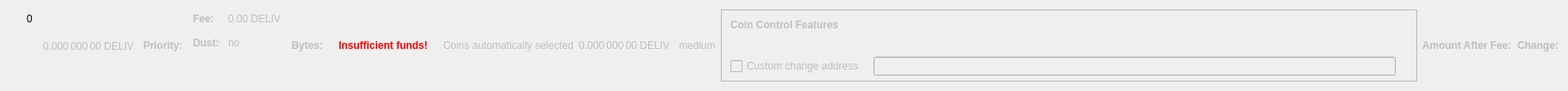
    <widget class="QWidget" name="dummyHideWidget" native="true">
     <property name="maximumSize">
      <size>
       <width>100</width>
       <height>22</height>
      </size>
     </property>
     <layout class="QHBoxLayout" name="dummyHideLayout">
      <item>
       <layout class="QFormLayout" name="formLayoutCoinControl1">
        <property name="horizontalSpacing">
         <number>10</number>
        </property>
        <property name="verticalSpacing">
         <number>14</number>
        </property>
        <property name="leftMargin">
         <number>10</number>
        </property>
        <property name="topMargin">
         <number>4</number>
        </property>
        <property name="rightMargin">
         <number>6</number>
        </property>
        <item row="0" column="1">
         <widget class="QLabel" name="labelCoinControlBytes">
          <property name="cursor">
           <cursorShape>IBeamCursor</cursorShape>
          </property>
          <property name="contextMenuPolicy">
           <enum>Qt::ActionsContextMenu</enum>
          </property>
          <property name="text">
           <string notr="true">0</string>
          </property>
          <property name="textInteractionFlags">
           <set>Qt::LinksAccessibleByMouse|Qt::TextSelectableByKeyboard|Qt::TextSelectableByMouse</set>
          </property>
         </widget>
        </item>
       </layout>
      </item>
      <item>
       <widget class="QLabel" name="labelCoinControlAfterFee">
        <property name="enabled">
         <bool>false</bool>
        </property>
        <property name="sizePolicy">
         <sizepolicy hsizetype="Fixed" vsizetype="Fixed">
          <horstretch>0</horstretch>
          <verstretch>0</verstretch>
         </sizepolicy>
        </property>
        <property name="minimumSize">
         <size>
          <width>111</width>
          <height>12</height>
         </size>
        </property>
        <property name="maximumSize">
         <size>
          <width>111</width>
          <height>12</height>
         </size>
        </property>
        <property name="cursor">
         <cursorShape>IBeamCursor</cursorShape>
        </property>
        <property name="contextMenuPolicy">
         <enum>Qt::ActionsContextMenu</enum>
        </property>
        <property name="text">
         <string notr="true">0.000 000 00 DELIV</string>
        </property>
        <property name="textInteractionFlags">
         <set>Qt::LinksAccessibleByMouse|Qt::TextSelectableByKeyboard|Qt::TextSelectableByMouse</set>
        </property>
       </widget>
      </item>
      <item>
       <widget class="QLabel" name="labelCoinControlPriorityText">
        <property name="enabled">
         <bool>false</bool>
        </property>
        <property name="font">
         <font>
          <weight>75</weight>
          <bold>true</bold>
         </font>
        </property>
        <property name="text">
         <string>Priority:</string>
        </property>
       </widget>
      </item>
      <item>
       <layout class="QHBoxLayout" name="horizontalLayout"/>
      </item>
      <item>
       <layout class="QFormLayout" name="formLayoutCoinControl3">
        <property name="horizontalSpacing">
         <number>10</number>
        </property>
        <property name="verticalSpacing">
         <number>14</number>
        </property>
        <property name="leftMargin">
         <number>6</number>
        </property>
        <property name="topMargin">
         <number>4</number>
        </property>
        <property name="rightMargin">
         <number>6</number>
        </property>
        <item row="0" column="0">
         <widget class="QLabel" name="labelCoinControlFeeText">
          <property name="enabled">
           <bool>false</bool>
          </property>
          <property name="font">
           <font>
            <weight>75</weight>
            <bold>true</bold>
           </font>
          </property>
          <property name="text">
           <string>Fee:</string>
          </property>
          <property name="margin">
           <number>0</number>
          </property>
         </widget>
        </item>
        <item row="0" column="1">
         <widget class="QLabel" name="labelCoinControlFee">
          <property name="enabled">
           <bool>false</bool>
          </property>
          <property name="cursor">
           <cursorShape>IBeamCursor</cursorShape>
          </property>
          <property name="contextMenuPolicy">
           <enum>Qt::ActionsContextMenu</enum>
          </property>
          <property name="text">
           <string notr="true">0.00 DELIV</string>
          </property>
          <property name="textInteractionFlags">
           <set>Qt::LinksAccessibleByMouse|Qt::TextSelectableByKeyboard|Qt::TextSelectableByMouse</set>
          </property>
         </widget>
        </item>
        <item row="1" column="0">
         <widget class="QLabel" name="labelCoinControlLowOutputText">
          <property name="enabled">
           <bool>false</bool>
          </property>
          <property name="font">
           <font>
            <weight>75</weight>
            <bold>true</bold>
           </font>
          </property>
          <property name="text">
           <string>Dust:</string>
          </property>
         </widget>
        </item>
        <item row="1" column="1">
         <widget class="QLabel" name="labelCoinControlLowOutput">
          <property name="enabled">
           <bool>false</bool>
          </property>
          <property name="cursor">
           <cursorShape>IBeamCursor</cursorShape>
          </property>
          <property name="contextMenuPolicy">
           <enum>Qt::ActionsContextMenu</enum>
          </property>
          <property name="text">
           <string>no</string>
          </property>
          <property name="textInteractionFlags">
           <set>Qt::LinksAccessibleByMouse|Qt::TextSelectableByKeyboard|Qt::TextSelectableByMouse</set>
          </property>
         </widget>
        </item>
       </layout>
      </item>
      <item>
       <widget class="QLabel" name="labelCoinControlBytesText">
        <property name="enabled">
         <bool>false</bool>
        </property>
        <property name="font">
         <font>
          <weight>75</weight>
          <bold>true</bold>
         </font>
        </property>
        <property name="text">
         <string>Bytes:</string>
        </property>
       </widget>
      </item>
      <item>
       <layout class="QFormLayout" name="formLayoutCoinControl2">
        <property name="horizontalSpacing">
         <number>10</number>
        </property>
        <property name="verticalSpacing">
         <number>14</number>
        </property>
        <property name="leftMargin">
         <number>6</number>
        </property>
        <property name="topMargin">
         <number>4</number>
        </property>
        <property name="rightMargin">
         <number>6</number>
        </property>
       </layout>
      </item>
      <item>
       <layout class="QHBoxLayout" name="horizontalLayoutCoinControl2">
        <property name="spacing">
         <number>8</number>
        </property>
        <property name="bottomMargin">
         <number>10</number>
        </property>
       </layout>
      </item>
      <item>
       <widget class="QLabel" name="labelCoinControlInsuffFunds">
        <property name="enabled">
         <bool>false</bool>
        </property>
        <property name="minimumSize">
         <size>
          <width>0</width>
          <height>0</height>
         </size>
        </property>
        <property name="font">
         <font>
          <weight>75</weight>
          <bold>true</bold>
         </font>
        </property>
        <property name="styleSheet">
         <string notr="true">color:red;font-weight:bold;</string>
        </property>
        <property name="text">
         <string>Insufficient funds!</string>
        </property>
        <property name="margin">
         <number>5</number>
        </property>
       </widget>
      </item>
      <item>
       <layout class="QFormLayout" name="formLayoutCoinControl4">
        <property name="horizontalSpacing">
         <number>10</number>
        </property>
        <property name="verticalSpacing">
         <number>14</number>
        </property>
        <property name="leftMargin">
         <number>6</number>
        </property>
        <property name="topMargin">
         <number>4</number>
        </property>
        <property name="rightMargin">
         <number>6</number>
        </property>
       </layout>
      </item>
      <item>
       <widget class="QLabel" name="labelCoinControlAutomaticallySelected">
        <property name="enabled">
         <bool>false</bool>
        </property>
        <property name="sizePolicy">
         <sizepolicy hsizetype="Fixed" vsizetype="Fixed">
          <horstretch>0</horstretch>
          <verstretch>0</verstretch>
         </sizepolicy>
        </property>
        <property name="minimumSize">
         <size>
          <width>0</width>
          <height>0</height>
         </size>
        </property>
        <property name="maximumSize">
         <size>
          <width>240</width>
          <height>16777215</height>
         </size>
        </property>
        <property name="text">
         <string>Coins automatically selected</string>
        </property>
        <property name="margin">
         <number>5</number>
        </property>
       </widget>
      </item>
      <item>
       <widget class="QLabel" name="labelCoinControlChange">
        <property name="enabled">
         <bool>false</bool>
        </property>
        <property name="sizePolicy">
         <sizepolicy hsizetype="Fixed" vsizetype="Fixed">
          <horstretch>0</horstretch>
          <verstretch>0</verstretch>
         </sizepolicy>
        </property>
        <property name="minimumSize">
         <size>
          <width>111</width>
          <height>0</height>
         </size>
        </property>
        <property name="maximumSize">
         <size>
          <width>111</width>
          <height>16777215</height>
         </size>
        </property>
        <property name="cursor">
         <cursorShape>IBeamCursor</cursorShape>
        </property>
        <property name="contextMenuPolicy">
         <enum>Qt::ActionsContextMenu</enum>
        </property>
        <property name="text">
         <string notr="true">0.000 000 00 DELIV</string>
        </property>
        <property name="textInteractionFlags">
         <set>Qt::LinksAccessibleByMouse|Qt::TextSelectableByKeyboard|Qt::TextSelectableByMouse</set>
        </property>
       </widget>
      </item>
      <item>
       <widget class="QLabel" name="labelCoinControlPriority">
        <property name="enabled">
         <bool>false</bool>
        </property>
        <property name="cursor">
         <cursorShape>IBeamCursor</cursorShape>
        </property>
        <property name="contextMenuPolicy">
         <enum>Qt::ActionsContextMenu</enum>
        </property>
        <property name="text">
         <string>medium</string>
        </property>
        <property name="textInteractionFlags">
         <set>Qt::LinksAccessibleByMouse|Qt::TextSelectableByKeyboard|Qt::TextSelectableByMouse</set>
        </property>
       </widget>
      </item>
      <item>
       <widget class="QFrame" name="frameCoinControl">
        <property name="sizePolicy">
         <sizepolicy hsizetype="Expanding" vsizetype="Expanding">
          <horstretch>0</horstretch>
          <verstretch>0</verstretch>
         </sizepolicy>
        </property>
        <property name="maximumSize">
         <size>
          <width>16777215</width>
          <height>16777215</height>
         </size>
        </property>
        <property name="frameShape">
         <enum>QFrame::StyledPanel</enum>
        </property>
        <property name="frameShadow">
         <enum>QFrame::Sunken</enum>
        </property>
        <layout class="QVBoxLayout" name="verticalLayoutCoinControl2_2">
         <property name="spacing">
          <number>0</number>
         </property>
         <property name="leftMargin">
          <number>0</number>
         </property>
         <property name="topMargin">
          <number>0</number>
         </property>
         <property name="rightMargin">
          <number>0</number>
         </property>
         <property name="bottomMargin">
          <number>6</number>
         </property>
         <item>
          <layout class="QVBoxLayout" name="verticalLayoutCoinControl" stretch="0,0,0,1">
           <property name="spacing">
            <number>0</number>
           </property>
           <property name="leftMargin">
            <number>10</number>
           </property>
           <property name="topMargin">
            <number>10</number>
           </property>
           <item>
            <layout class="QHBoxLayout" name="horizontalLayoutCoinControl1">
             <property name="bottomMargin">
              <number>15</number>
             </property>
             <item>
              <widget class="QLabel" name="labelCoinControlFeatures">
               <property name="enabled">
                <bool>false</bool>
               </property>
               <property name="sizePolicy">
                <sizepolicy hsizetype="Preferred" vsizetype="Maximum">
                 <horstretch>0</horstretch>
                 <verstretch>0</verstretch>
                </sizepolicy>
               </property>
               <property name="font">
                <font>
                 <weight>75</weight>
                 <bold>true</bold>
                </font>
               </property>
               <property name="styleSheet">
                <string notr="true">font-weight:bold;</string>
               </property>
               <property name="text">
                <string>Coin Control Features</string>
               </property>
              </widget>
             </item>
            </layout>
           </item>
           <item>
            <widget class="QWidget" name="widgetCoinControl" native="true">
             <property name="sizePolicy">
              <sizepolicy hsizetype="Preferred" vsizetype="Preferred">
               <horstretch>0</horstretch>
               <verstretch>0</verstretch>
              </sizepolicy>
             </property>
             <property name="minimumSize">
              <size>
               <width>0</width>
               <height>0</height>
              </size>
             </property>
             <property name="styleSheet">
              <string notr="true"/>
             </property>
             <layout class="QHBoxLayout" name="horizontalLayoutCoinControl5_2">
              <property name="leftMargin">
               <number>0</number>
              </property>
              <property name="topMargin">
               <number>0</number>
              </property>
              <property name="rightMargin">
               <number>0</number>
              </property>
              <property name="bottomMargin">
               <number>0</number>
              </property>
              <item>
               <layout class="QHBoxLayout" name="horizontalLayoutCoinControl3">
                <property name="spacing">
                 <number>20</number>
                </property>
                <property name="topMargin">
                 <number>0</number>
                </property>
                <property name="bottomMargin">
                 <number>10</number>
                </property>
               </layout>
              </item>
             </layout>
            </widget>
           </item>
           <item>
            <layout class="QHBoxLayout" name="horizontalLayoutCoinControl4" stretch="0,0,0">
             <property name="spacing">
              <number>12</number>
             </property>
             <property name="sizeConstraint">
              <enum>QLayout::SetDefaultConstraint</enum>
             </property>
             <property name="topMargin">
              <number>5</number>
             </property>
             <property name="rightMargin">
              <number>5</number>
             </property>
             <item>
              <widget class="QCheckBox" name="checkBoxCoinControlChange">
               <property name="enabled">
                <bool>false</bool>
               </property>
               <property name="toolTip">
                <string>If this is activated, but the change address is empty or invalid, change will be sent to a newly generated address.</string>
               </property>
               <property name="text">
                <string>Custom change address</string>
               </property>
              </widget>
             </item>
             <item>
              <widget class="QValidatedLineEdit" name="lineEditCoinControlChange">
               <property name="enabled">
                <bool>false</bool>
               </property>
               <property name="sizePolicy">
                <sizepolicy hsizetype="Expanding" vsizetype="Fixed">
                 <horstretch>0</horstretch>
                 <verstretch>0</verstretch>
                </sizepolicy>
               </property>
              </widget>
             </item>
             <item>
              <widget class="QLabel" name="labelCoinControlChangeLabel_2">
               <property name="sizePolicy">
                <sizepolicy hsizetype="Preferred" vsizetype="Expanding">
                 <horstretch>0</horstretch>
                 <verstretch>0</verstretch>
                </sizepolicy>
               </property>
               <property name="minimumSize">
                <size>
                 <width>0</width>
                 <height>0</height>
                </size>
               </property>
               <property name="text">
                <string/>
               </property>
               <property name="margin">
                <number>3</number>
               </property>
              </widget>
             </item>
            </layout>
           </item>
           <item>
            <spacer name="verticalSpacerCoinControl">
             <property name="orientation">
              <enum>Qt::Vertical</enum>
             </property>
             <property name="sizeHint" stdset="0">
              <size>
               <width>800</width>
               <height>1</height>
              </size>
             </property>
            </spacer>
           </item>
          </layout>
         </item>
        </layout>
       </widget>
      </item>
      <item>
       <widget class="QLabel" name="labelCoinControlAfterFeeText">
        <property name="enabled">
         <bool>false</bool>
        </property>
        <property name="minimumSize">
         <size>
          <width>0</width>
          <height>0</height>
         </size>
        </property>
        <property name="maximumSize">
         <size>
          <width>16777215</width>
          <height>16777215</height>
         </size>
        </property>
        <property name="font">
         <font>
          <weight>75</weight>
          <bold>true</bold>
         </font>
        </property>
        <property name="text">
         <string>Amount After Fee:</string>
        </property>
        <property name="alignment">
         <set>Qt::AlignLeading|Qt::AlignLeft|Qt::AlignVCenter</set>
        </property>
        <property name="margin">
         <number>0</number>
        </property>
       </widget>
      </item>
      <item>
       <widget class="QLabel" name="labelCoinControlChangeText">
        <property name="enabled">
         <bool>false</bool>
        </property>
        <property name="sizePolicy">
         <sizepolicy hsizetype="Preferred" vsizetype="Preferred">
          <horstretch>0</horstretch>
          <verstretch>0</verstretch>
         </sizepolicy>
        </property>
        <property name="minimumSize">
         <size>
          <width>0</width>
          <height>0</height>
         </size>
        </property>
        <property name="maximumSize">
         <size>
          <width>16777215</width>
          <height>16777215</height>
         </size>
        </property>
        <property name="font">
         <font>
          <weight>75</weight>
          <bold>true</bold>
         </font>
        </property>
        <property name="text">
         <string>Change:</string>
        </property>
        <property name="alignment">
         <set>Qt::AlignLeading|Qt::AlignLeft|Qt::AlignVCenter</set>
        </property>
       </widget>
      </item>
     </layout>
    </widget>
